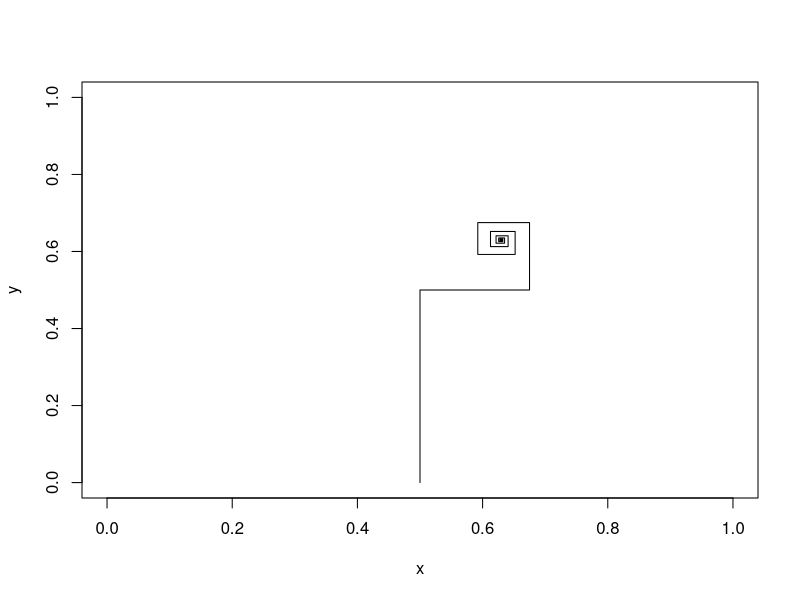
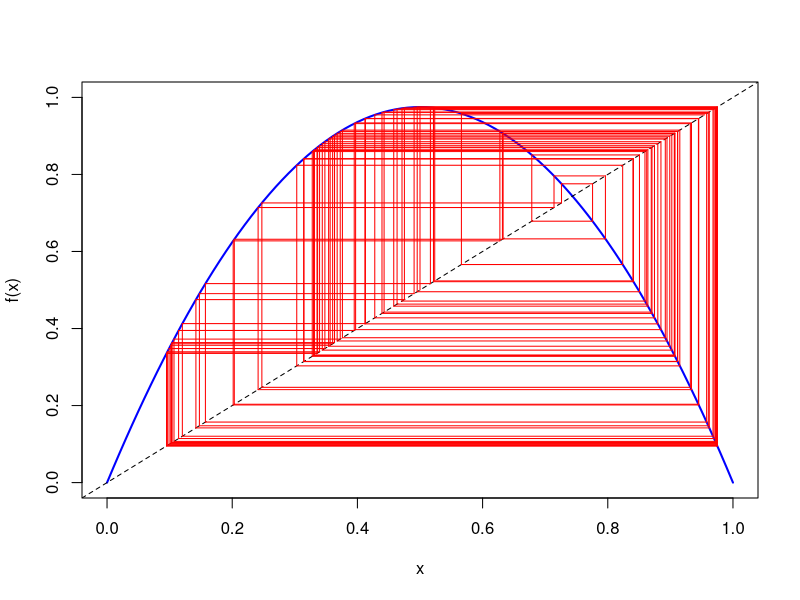

These figures' R source, in order:
## ---- chunk 1
logistic_map <- function(x0, r, n) {
  result <- double(n + 1)
  result[1] <- x0
  for (i in 1:n) {
    result[i + 1] <- r * result[i] * (1 - result[i])
  }
  result
}


n <- 100

ll <- logistic_map(0.5, 2.7, n)

x <- rep(ll, each = 2)
y <- c(0, x[-length(x)])

plot(x, y, type = 'l', xlim = c(0, 1), ylim = c(0, 1))

## ---- chunk 2
logistic_map <- function(x0, r, n) {
  result <- numeric(n + 1)
  result[1] <- x0
  for (i in 1:n) {
    result[i + 1] <- r * result[i] * (1 - result[i])
  }
  result
}

# parameters
n <- 100
r <- 3.9
ll <- logistic_map(0.5, r, n)

# function
f <- function(x) r * x * (1 - x)

# base plot
curve(f(x), from = 0, to = 1, col = "blue", lwd = 2,
      xlim = c(0, 1), ylim = c(0, 1))
abline(0, 1, lty = 2)  # diagonal

# cobweb
for (i in 1:n) {
  # vertical line
  segments(ll[i], ll[i], ll[i], ll[i + 1], col = "red")
  
  # horizontal line
  segments(ll[i], ll[i + 1], ll[i + 1], ll[i + 1], col = "red")
}
